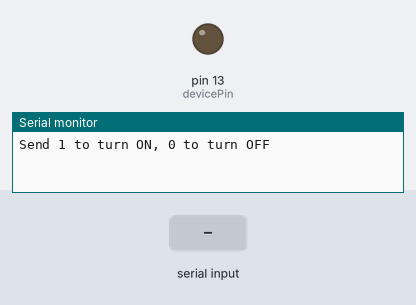
The sketch below on a simulated Arduino Uno, built with avr-gcc and run on an emulated ATmega328P. Shown: output pins drawn as LEDs (lit = HIGH), the last lines printed to the serial monitor. The inputs (shaded band) are chosen by the test bench.

Above: at 1.2 s.
1.3 s: "1" received over Serial
At 2.5 s:
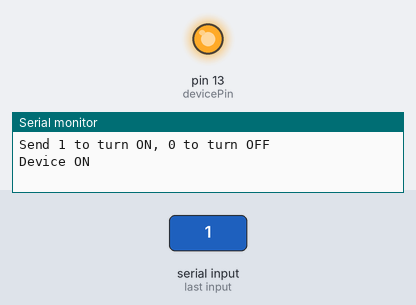
2.8 s: "0" received over Serial
At 3.6 s:
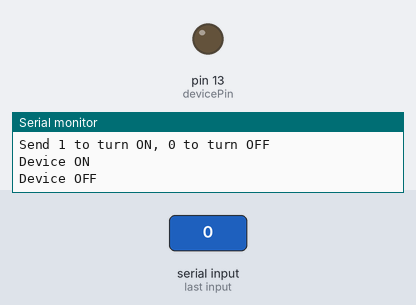
Timing chart, 0 to 5.8 s (numbered marks = the images above; inputs shaded):
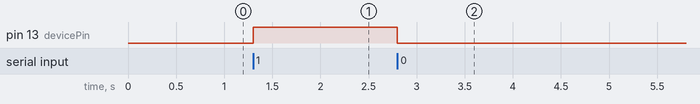

The sketch:

stunning_wolt_bombul1.ino
```cpp
int devicePin = 13;
void setup()
{
  pinMode(devicePin, OUTPUT);
  Serial.begin(9600);
  Serial.println("Send 1 to turn ON, 0 to turn OFF");
}
void loop()
{
  if (Serial.available())
  {
    char command = Serial.read();
    if (command == '1')
    {
      digitalWrite(devicePin, HIGH);
      Serial.println("Device ON");
    }
    else if (command == '0')
    {
      digitalWrite(devicePin, LOW);
      Serial.println("Device OFF");
    }
    else
    {
      Serial.println("Invalid command");
    }
  }
}
```

Measured:
- after the input at 1.3 s, pin 13 (devicePin): LOW → HIGH at once
- after the input at 2.8 s, pin 13 (devicePin): HIGH → LOW at once
